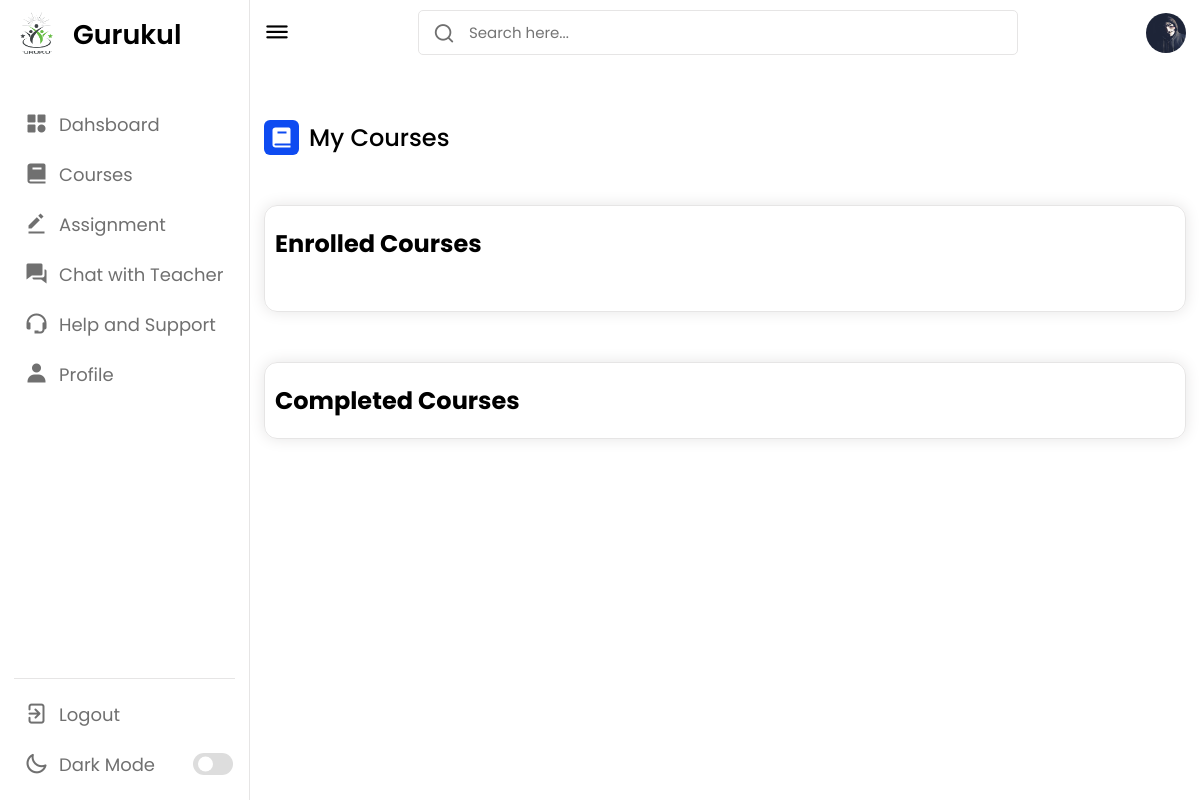
Page /student/course/mycourse (signed in) on the earlier database version.
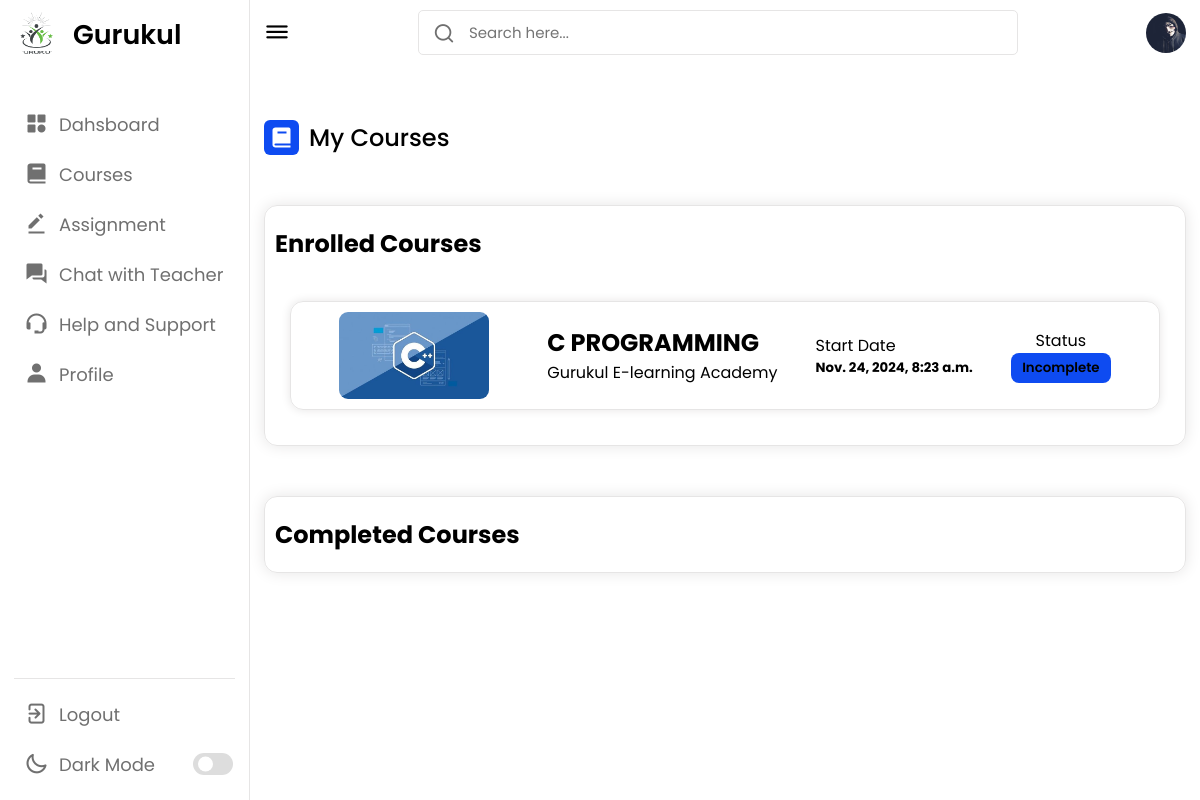
Same page on the later database version.
### student/models.py (models this page shows)
class usercourse(models.Model):
    user = models.ForeignKey(User,on_delete=models.CASCADE)
    sub = models.ForeignKey(course,on_delete=models.CASCADE)
    date = models.DateTimeField(auto_now=True)
    def __str__(self) -> str:
        return self.user.first_name+""+ self.sub.product_name

### home/models.py (models this page shows, shortened)
class course(models.Model):
    product_name= models.CharField(max_length=200)
    price =models.CharField(max_length=100)
    img =models.ImageField(upload_to='img')
    duration =models.CharField(max_length=120)
    info= models.TextField()
    button =models.CharField(max_length=100,default="/log")
    teacher_name = models.CharField(max_length=200,null=True)
    rating = models.CharField(max_length=100,null=True)
    level = models.CharField(max_length=200,null=True)
    about_course = models.TextField(null=True)
    chapter1 = models.CharField(max_length=500,null=True)
    video1= models.FileField(upload_to='lecture_video/',null=True,blank=True)
    chapter2 = models.CharField(max_length=500,null=True)
    video2= models.FileField(upload_to='lecture_video/',null=True,blank=True)
    chapter3 = models.CharField(max_length=500,null=True)
    video3= models.FileField(upload_to='lecture_video/',null=True,blank=True)
    chapter4 = models.CharField(max_length=500,null=True)
    video4= models.FileField(upload_to='lecture_video/',null=True,blank=True)
    chapter5 = models.CharField(max_length=500,null=True)
    video5= models.FileField(upload_to='lecture_video/',null=True,blank=True)
    new_slug = AutoSlugField(populate_from='product_name',unique=True,null=True,default=None)

### student/views.py (the view)
# urls.py: path("/course/mycourse",views.mycourse,name="mycourse"),
def mycourse(request):
    new = course.objects.all()
    main = completeCourse.objects.filter(use=request.user)
    data = usercourse.objects.filter(user=request.user)
    pending = data.exclude(sub_id__in =main.values('sub_id'))
    print(pending)
    context ={
        "data":data,
        "main":main,
        "pending":pending
    }
    return render(request,"mycourse.html",context)

### templates/mycourse.html (shortened to what the changed rows need)
<!DOCTYPE html>
<html lang="en">
<head>
    <link rel="stylesheet" href="https://unicons.iconscout.com/release/v4.0.0/css/line.css">
    <link href='https://unpkg.com/boxicons@2.1.4/css/boxicons.min.css' rel='stylesheet'>
</head>
<body>
    <section class="dashboard">
        <div class="dash-content">
            <div class="enroll-course">
                <h1>Enrolled Courses</h1>
                <div class="course-card">
                    {% for i in pending %}
                    <div class="course-box">
                        <div class="course-img">
                            <img src="{{i.sub.img.url}}" alt="">
                        </div>
                        <div class="course-name">
                            <h2><a href="mycourse/temp/{{i.sub.new_slug}}"
                                    style="text-decoration: none;color:var(--text-color);">{{i.sub.product_name}}</a>
                            </h2>
                            <P>Gurukul E-learning Academy</P>
                        </div>
                        <div class="course-start-date">
                            <p>Start Date</p>
                            <h5>{{i.date}}</h5>
                        </div>
                        <div class="course-status" style="text-align: center;">
                            <p>Status</p>
                            <button>Incomplete</button>
                        </div>
                    </div>
                    {% endfor %}
                </div>
            </div>
            <div class="enroll-course">
                <h1>Completed Courses</h1>
            </div>
        </div>
    </section>
</body>
</html>

Differences in the rows shown:
added usercourse: sub.img (picture), sub.product_name "C PROGRAMMING", date "Nov. 24, 2024, 8:23 a.m."
